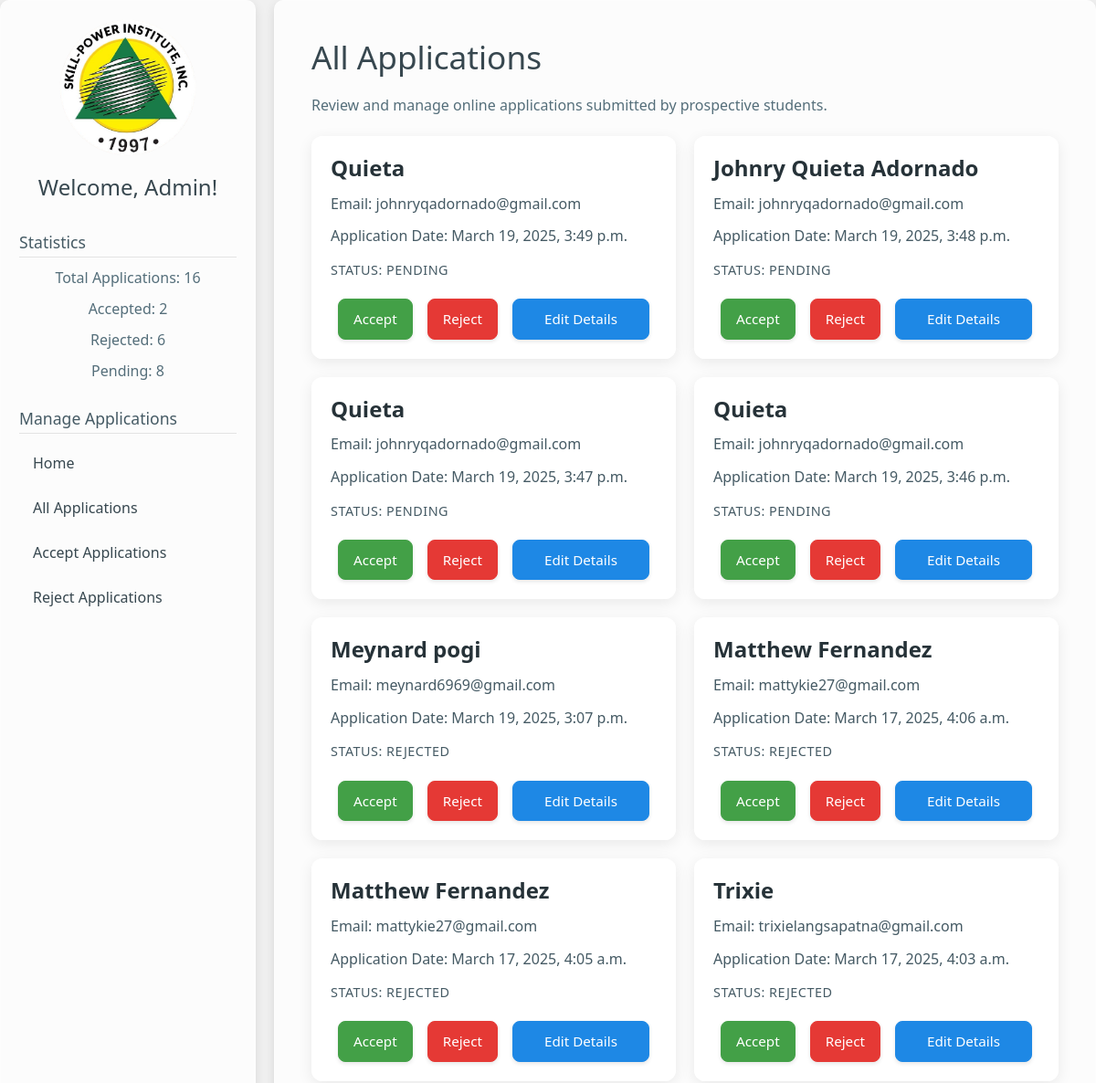
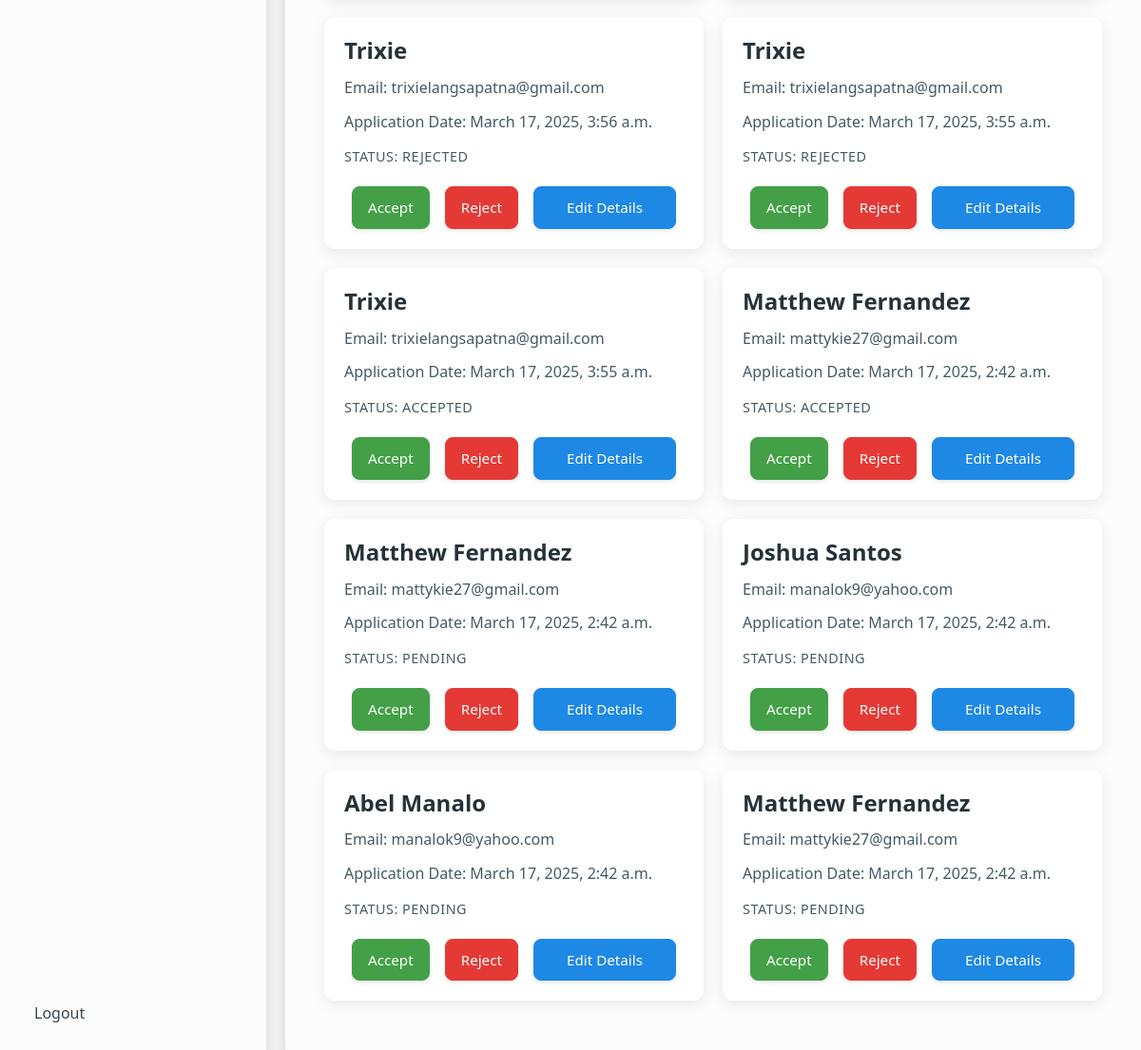
The page /admin_dashboard/ (signed in) on the database its author committed (2 pictures, top to bottom).
### myapp/models.py (models this page shows, shortened)
class Application(models.Model):
    STATUS_CHOICES = [
        ('pending', 'Pending'),
        ('accepted', 'Accepted'),
        ('rejected', 'Rejected'),
    ]
    name = models.CharField(max_length=100)  # Applicant's Name
    address = models.TextField()  # Applicant's Address
    email = models.EmailField()  # Applicant's Email
    contact_number = models.CharField(max_length=20)  # Applicant's Phone Number
    previous_school = models.CharField(max_length=100)  # Applicant's Previous School
    application_date = models.DateTimeField(auto_now_add=True)  # Date of Application
    status = models.CharField(  # Status of Application
        max_length=20,
        choices=STATUS_CHOICES,
        default='pending',
        help_text="Status of the application (Pending, Accepted, Rejected)"
    )
    applicant = models.ForeignKey(User, null=True, blank=True, on_delete=models.SET_NULL, related_name='applications')  # Optional
    notes = models.TextField(blank=True)
    class Meta:  # Add Meta class for ordering and display name
        verbose_name = "Application"  # Custom name
        verbose_name_plural = "Applications"  # Custom plural name
        ordering = ['application_date']  # Default ordering of entries

### myapp/views.py (the view)
# urls.py: path('admin_dashboard/', views.admin_dashboard, name='admin_dashboard'), #URL for the admin dashboard
@login_required
@user_passes_test(is_admin) # checks user is an admin before accessing
def admin_dashboard(request):
    applications = Application.objects.all().order_by('-application_date')
    application_count = Application.objects.count()
    accepted_count = Application.objects.filter(status='accepted').count()
    rejected_count = Application.objects.filter(status='rejected').count()
    pending_count = Application.objects.filter(status='pending').count()
    context = {
        'applications': applications,
        'application_count': application_count,
        'accepted_count': accepted_count,
        'rejected_count': rejected_count,
        'pending_count': pending_count,
    }
    return render(request, 'admin_dashboard.html', context)

### myapp/context_processors.py (called while the page is built)
def slider_images(request):
    slider_folder = os.path.join(settings.STATICFILES_DIRS[0], 'images', 'slider')
    if not os.path.exists(slider_folder):
        return {'image_files': []}  # Return an empty list if the folder doesn't exist
    image_files = [
        f"images/slider/{f}" for f in os.listdir(slider_folder)
        if f.lower().endswith(('.jpg', '.jpeg', '.png', '.gif'))
    ]
    return {'image_files': image_files}

### myapp/views.py (called while the page is built)
def is_admin(user):
    return user.is_staff and user.is_superuser # checks if the user is both of the condition

### templates/admin_dashboard.html (shortened to what this page needs)
{% extends 'admin_base.html' %}
{% load static %}
{% block head %}
    <link rel="stylesheet" type="text/css" href="{% static 'css/admin_dashboard.css' %}">
{% endblock %}
{% block content %}
    <div class="admin-dashboard-content">
        <h1>All Applications</h1>
        <p>Review and manage online applications submitted by prospective students.</p>
        <div class="application-list">
            {% if applications %}
                {% for application in applications %}
                    <div class="application-item">
                        <h3>{{ application.name }}</h3>
                        <div class="application-details">
                            <p>Email: {{ application.email }}</p>
                            <p>Application Date: {{ application.application_date }}</p>
                            <p class="application-status {{ application.status }}">
                                Status: {{ application.get_status_display }}
                            </p>
                        </div>
                        <div class="action-buttons">
                            <form method="post" action="{% url 'accept_application' application.id %}">
                                <button type="submit" class="btn btn-success ripple">Accept</button>
                            </form>
                            <form method="post" action="{% url 'reject_application' application.id %}">
                                <button type="submit" class="btn btn-danger ripple">Reject</button>
                            </form>
                            <a href="{% url 'admin:myapp_application_change' application.id %}" class="btn btn-primary ripple">Edit Details</a>
                        </div>
                    </div>
                {% endfor %}
            {% else %}
                <p>No online applications found.</p>
            {% endif %}
        </div>
    </div>
{% endblock %}

### myapp/static/css/admin_dashboard.css (style rules this page uses)
.admin-dashboard-content { text-align: left; padding: 20px; margin-bottom: 20px; max-width: 1200px; margin-left: auto; margin-right: auto; }
.admin-dashboard-content h1 { color: #37474f; margin-bottom: 20px; font-weight: 500; font-size: 2.2em; }
.admin-dashboard-content p { color: #546e7a; margin-bottom: 10px; line-height: 1.6; }
.application-list { display: grid; grid-template-columns: repeat(auto-fit, minmax(320px, 1fr)); gap: 20px; margin-top: 20px; }
.application-item { background-color: rgba(255, 255, 255, 0.9); backdrop-filter: blur(12px); -webkit-backdrop-filter: blur(12px); border-radius: 12px; padding: 20px; box-shadow: 0 4px 16px rgba(0, 0, 0, 0.08); border: 1px solid rgba(255, 255, 255, 0.3); transition: transform 0.2s ease-in-out, box-shadow 0.2s ease-in-out; }
.application-item h3 { margin-top: 0; font-size: 1.5em; margin-bottom: 12px; color: #263238; font-weight: 600; }
.application-details p { margin-bottom: 10px; color: #455a64; }
.application-status { font-weight: 500; margin-top: 12px; text-transform: uppercase; font-size: 0.9em; letter-spacing: 0.5px; }
.action-buttons { display: flex; justify-content: space-around; align-items: center; margin-top: 20px; }
.action-buttons button, .action-buttons a { flex: 1; margin: 0 8px; padding: 10px 16px; border-radius: 8px; font-size: 0.95em; font-weight: 500; text-decoration: none; transition: background-color 0.2s ease-in-out, color 0.2s ease-in-out, box-shadow 0.2s ease-in-out; box-shadow: 0 2px 4px rgba(0, 0, 0, 0.1); }
.ripple { position: relative; overflow: hidden; transform: translateZ(0); }
.ripple:after { content: ''; display: block; position: absolute; top: 50%; left: 50%; width: 0; height: 0; border-radius: 50%; background: rgba(255, 255, 255, 0.4); transform: translate(-50%, -50%); opacity: 0; transition: width 0.8s ease-out, height 0.8s ease-out, opacity 0.8s ease-out; }
.btn-success { background-color: #43a047; border-color: #43a047; color: #fff; }
.btn-danger { background-color: #e53935; border-color: #e53935; color: #fff; }
.btn-primary { background-color: #1e88e5; border-color: #1e88e5; color: #fff; }
.btn-success, .btn-danger, .btn-primary { color: white !important; }

### templates/admin_base.html (style rules this page uses)
body { min-height: 100vh; background-color: #f0f0f0; display: flex; }

### rows shown on the page
Application: name "Quieta", email "johnryqadornado@gmail.com", application_date "March 19, 2025, 3:49 p.m.", status "PENDING"
Application: name "Johnry Quieta Adornado", email "johnryqadornado@gmail.com", application_date "March 19, 2025, 3:48 p.m.", status "PENDING"
Application: name "Quieta", email "johnryqadornado@gmail.com", application_date "March 19, 2025, 3:47 p.m.", status "PENDING"
Application: name "Quieta", email "johnryqadornado@gmail.com", application_date "March 19, 2025, 3:46 p.m.", status "PENDING"
Application: name "Meynard pogi", email "meynard6969@gmail.com", application_date "March 19, 2025, 3:07 p.m.", status "REJECTED"
Application: name "Matthew Fernandez", email "mattykie27@gmail.com", application_date "March 17, 2025, 4:06 a.m.", status "REJECTED"
Application: name "Matthew Fernandez", email "mattykie27@gmail.com", application_date "March 17, 2025, 4:05 a.m.", status "REJECTED"
Application: name "Trixie", email "trixielangsapatna@gmail.com", application_date "March 17, 2025, 4:03 a.m.", status "REJECTED"
Application: name "Trixie", email "trixielangsapatna@gmail.com", application_date "March 17, 2025, 3:56 a.m.", status "REJECTED"
Application: name "Trixie", email "trixielangsapatna@gmail.com", application_date "March 17, 2025, 3:55 a.m.", status "REJECTED"
Application: name "Trixie", email "trixielangsapatna@gmail.com", application_date "March 17, 2025, 3:55 a.m.", status "ACCEPTED"
Application: name "Matthew Fernandez", email "mattykie27@gmail.com", application_date "March 17, 2025, 2:42 a.m.", status "ACCEPTED"
Application: name "Matthew Fernandez", email "mattykie27@gmail.com", application_date "March 17, 2025, 2:42 a.m.", status "PENDING"
Application: name "Joshua Santos", email "manalok9@yahoo.com", application_date "March 17, 2025, 2:42 a.m.", status "PENDING"
Application: name "Abel Manalo", email "manalok9@yahoo.com", application_date "March 17, 2025, 2:42 a.m.", status "PENDING"
Application: name "Matthew Fernandez", email "mattykie27@gmail.com", application_date "March 17, 2025, 2:42 a.m.", status "PENDING"

### other values the page prints
{{ application_count }} "16"
{{ accepted_count }} "2"
{{ rejected_count }} "6"
{{ pending_count }} "8"
